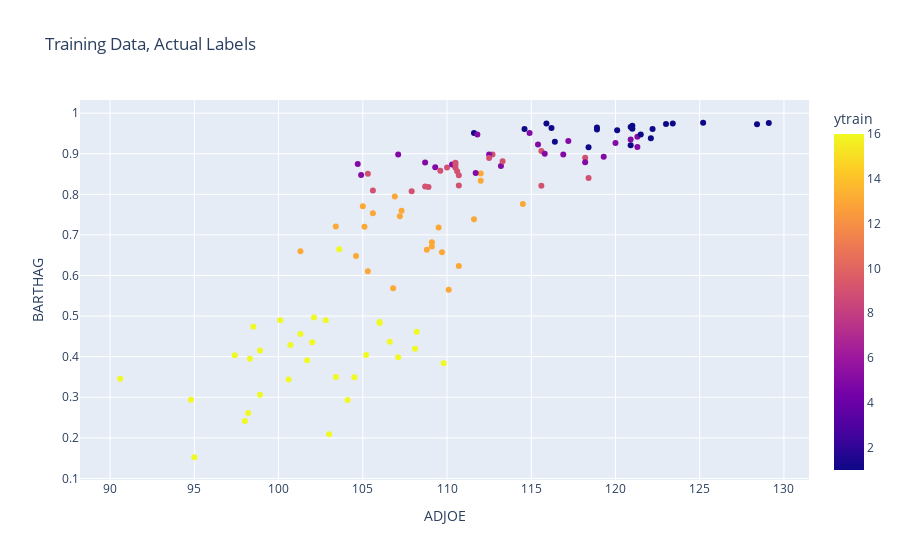

The notebook cell saved with this chart:
### Code cell
# create a scatter plot of the predicted labels
train_df = Xtrain.copy()
train_df['ytrain'] = ytrain
test_df = Xtest.copy()
test_df['ytest'] = ytest
train_df['y_pred'] = y_pred_train
test_df['y_pred'] = y_pred_test

fig = px.scatter(train_df, x='ADJOE', y='BARTHAG', color='ytrain', title = 'Training Data, Actual Labels')
fig.show()
